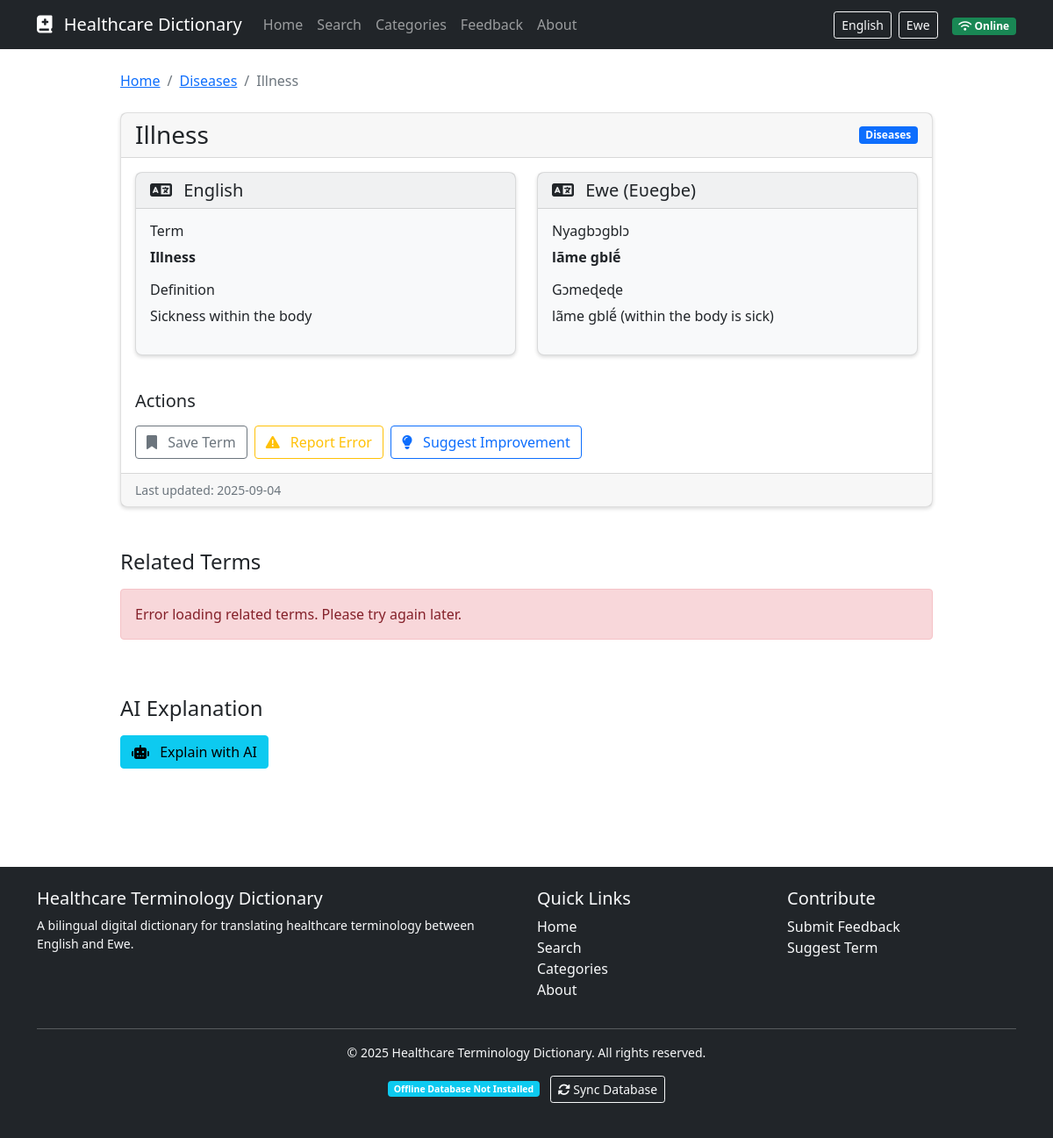
The app's page /term/193 with its own data.
### models.py (models this page shows, shortened)
class Category(db.Model):
    id = db.Column(db.Integer, primary_key=True)
    name_en = db.Column(db.String(100), nullable=False)
    name_ewe = db.Column(db.String(100), nullable=False)
    description_en = db.Column(db.Text)
    description_ewe = db.Column(db.Text)
    terms = db.relationship('Term', backref='category', lazy=True)

class Term(db.Model):
    id = db.Column(db.Integer, primary_key=True)
    term_en = db.Column(db.String(200), nullable=False, index=True)
    term_ewe = db.Column(db.String(200), nullable=False, index=True)
    definition_en = db.Column(db.Text, nullable=False)
    definition_ewe = db.Column(db.Text, nullable=False)
    example_en = db.Column(db.Text)
    example_ewe = db.Column(db.Text)
    pronunciation = db.Column(db.String(200))
    category_id = db.Column(db.Integer, db.ForeignKey('category.id'), nullable=False)
    created_at = db.Column(db.DateTime, default=datetime.utcnow)
    updated_at = db.Column(db.DateTime, default=datetime.utcnow, onupdate=datetime.utcnow)
    ai_explanation_en = db.Column(db.Text)
    ai_explanation_ewe = db.Column(db.Text)

### routes.py (the view)
@app.route('/term/<int:term_id>')
def term_detail(term_id):
    term = Term.query.get_or_404(term_id)
    return render_template('term.html', term=term)

### templates/term.html (shortened to what this page needs)
{% extends "layout.html" %}
{% block content %}
<div class="row mb-5">
    <div class="col-md-10 mx-auto">
        <nav aria-label="breadcrumb" class="mb-4">
            <ol class="breadcrumb">
                <li class="breadcrumb-item">
                    <a href="{{ url_for('index') }}">
                        <span class="lang-en">Home</span>
                    </a>
                </li>
                <li class="breadcrumb-item">
                    <a href="{{ url_for('category_detail', category_id=term.category_id) }}">
                        <span class="lang-en">{{ term.category.name_en }}</span>
                    </a>
                </li>
                <li class="breadcrumb-item active" aria-current="page">
                    <span class="lang-en">{{ term.term_en }}</span>
                </li>
            </ol>
        </nav>
        <div class="card">
            <div class="card-header">
                <div class="d-flex justify-content-between align-items-center">
                    <h1 class="h3 mb-0">
                        <span class="lang-en">{{ term.term_en }}</span>
                    </h1>
                    <span class="badge bg-primary">
                        <span class="lang-en">{{ term.category.name_en }}</span>
                    </span>
                </div>
            </div>
            <div class="card-body">
                <div class="row mb-4">
                    <div class="col-md-6">
                        <div class="card bg-light mb-3">
                            <div class="card-header">
                                <h2 class="h5 mb-0">
                                    <i class="fas fa-language me-2"></i> English
                                </h2>
                            </div>
                            <div class="card-body">
                                <h3 class="h6 mb-2">Term</h3>
                                <p class="mb-3"><strong>{{ term.term_en }}</strong></p>
                                <h3 class="h6 mb-2">Definition</h3>
                                <p class="mb-3">{{ term.definition_en }}</p>
                            </div>
                        </div>
                    </div>
                    <div class="col-md-6">
                        <div class="card bg-light mb-3">
                            <div class="card-header">
                                <h2 class="h5 mb-0">
                                    <i class="fas fa-language me-2"></i> Ewe (Eʋegbe)
                                </h2>
                            </div>
                            <div class="card-body">
                                <h3 class="h6 mb-2">Nyagbɔgblɔ</h3>
                                <p class="mb-3"><strong>{{ term.term_ewe }}</strong></p>
                                <h3 class="h6 mb-2">Gɔmeɖeɖe</h3>
                                <p class="mb-3">{{ term.definition_ewe }}</p>
                            </div>
                        </div>
                    </div>
                </div>
                <div class="row mt-4">
                    <div class="col-md-12">
                        <h3 class="h5 mb-3">
                            <span class="lang-en">Actions</span>
                        </h3>
                        <div class="d-flex flex-wrap gap-2">
                            <button class="btn btn-outline-secondary" id="save-term" data-term-id="{{ term.id }}">
                                <i class="fas fa-bookmark me-2"></i>
                                <span class="lang-en">Save Term</span>
                            </button>
                            <a href="{{ url_for('feedback') }}?term_id={{ term.id }}&feedback_type=error" class="btn btn-outline-warning">
                                <i class="fas fa-exclamation-triangle me-2"></i>
                                <span class="lang-en">Report Error</span>
                            </a>
                            <a href="{{ url_for('feedback') }}?term_id={{ term.id }}&feedback_type=suggestion" class="btn btn-outline-primary">
                                <i class="fas fa-lightbulb me-2"></i>
                                <span class="lang-en">Suggest Improvement</span>
                            </a>
                        </div>
                    </div>
                </div>
            </div>
            <div class="card-footer text-muted small">
                <span class="lang-en">Last updated: {{ term.updated_at.strftime('%Y-%m-%d') }}</span>
            </div>
        </div>
        <div class="mt-5">
            <h2 class="h4 mb-3">
                <span class="lang-en">Related Terms</span>
            </h2>
            <div class="row" id="related-terms">
            </div>
        </div>
        <div class="mt-5">
            <h2 class="h4 mb-3">
                <span class="lang-en">AI Explanation</span>
            </h2>
            <button id="explain-btn" class="btn btn-info">
                <i class="fas fa-robot me-2"></i>
                <span class="lang-en">Explain with AI</span>
            </button>
        </div>
    </div>
</div>
{% endblock %}

### static/css/custom.css (style rules this page uses)
body { min-height: 100vh; display: flex; flex-direction: column; }
.card { border-radius: 0.5rem; box-shadow: 0 0.125rem 0.25rem rgba(0, 0, 0, 0.15); transition: transform 0.2s ease-in-out, box-shadow 0.2s ease-in-out; }
.lang-ewe, .lang-en { transition: opacity 0.3s ease-in-out; }

### records on screen
Category: category.name_en "Diseases"
Term: term_en "Illness", definition_en "Sickness within the body", term_ewe "lãme gblẽ́", definition_ewe "lãme gblẽ́ (within the body is sick)", updated_at "2025-09-04"
